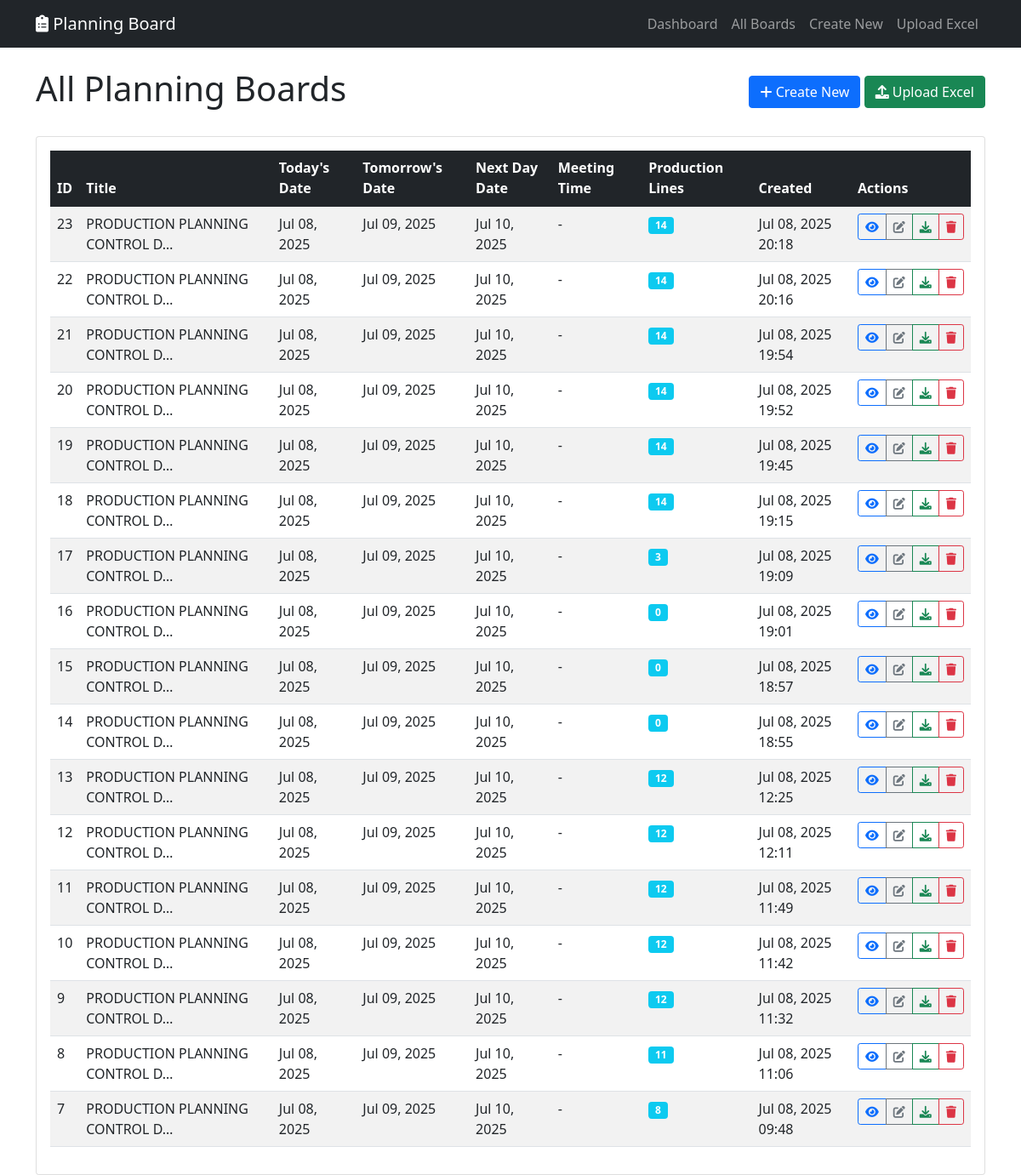
Before: /planning/boards/ (signed in) with the older database file.
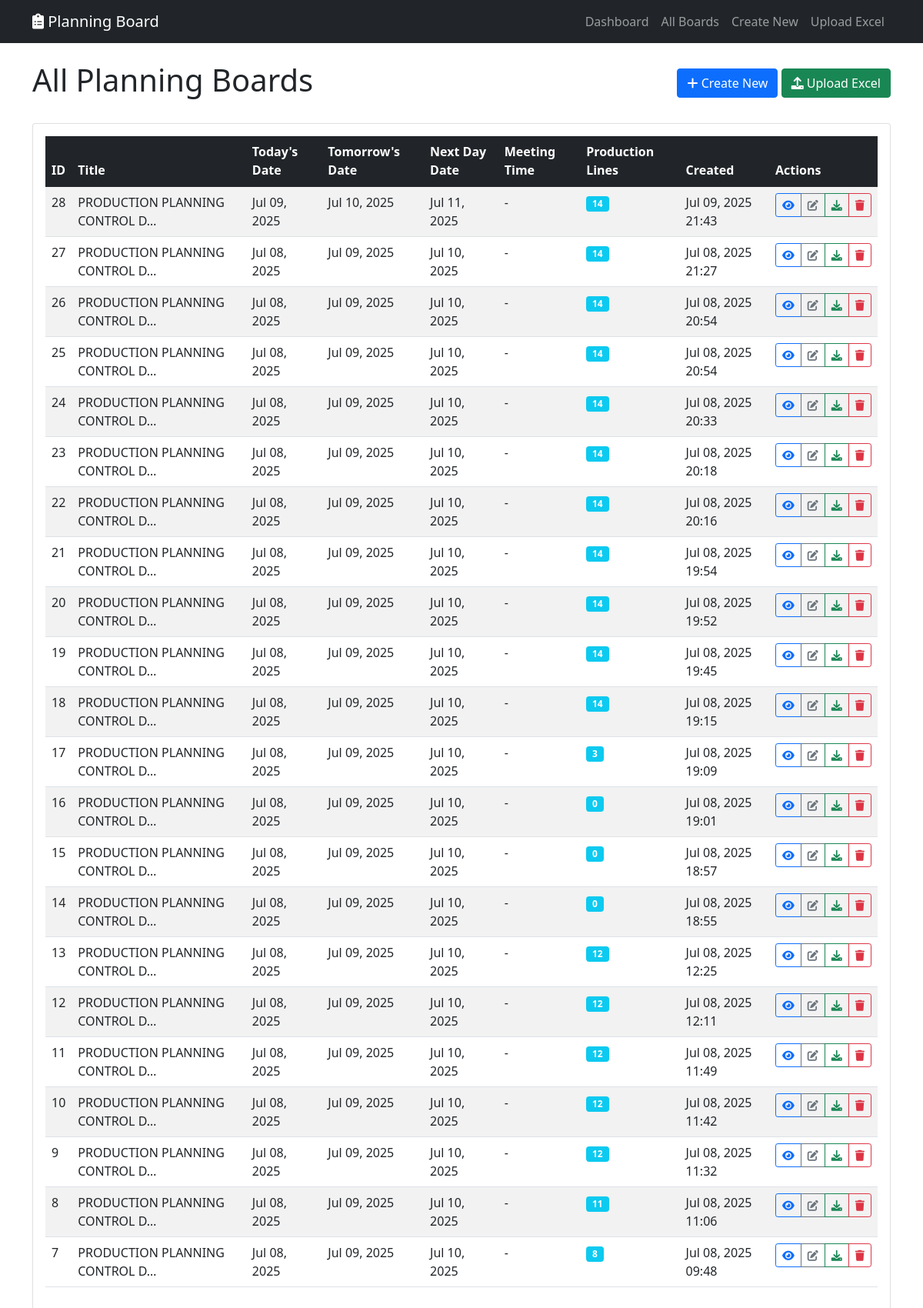
After: the same page with the newer database file.
### planning_board/models.py (models this page shows, shortened)
class PlanningBoard(models.Model):
    title = models.CharField(max_length=200, default="PRODUCTION PLANNING CONTROL DISPLAY BOARD")
    meeting_time = models.TimeField(null=True, blank=True)
    today_date = models.DateField(default=timezone.now)
    tomorrow_date = models.DateField()
    next_day_date = models.DateField()
    created_by = models.ForeignKey(User, on_delete=models.CASCADE)
    created_at = models.DateTimeField(auto_now_add=True)
    updated_at = models.DateTimeField(auto_now=True)
    class Meta:
        ordering = ['-created_at']

### planning_board/views.py (the view)
# urls.py: path('boards/', views.planning_board_list, name='list'),
@login_required
def planning_board_list(request):
    boards = PlanningBoard.objects.filter(created_by=request.user).order_by('-created_at')
    return render(request, 'planning_board/list.html', {'boards': boards})

### planning_board/templates/planning_board/list.html (shortened to what this page needs)
{% extends 'planning_board/base.html' %}
{% block content %}
<div class="d-flex justify-content-between align-items-center mb-4">
    <h1>All Planning Boards</h1>
    <div>
        <a href="{% url 'planning_board:create' %}" class="btn btn-primary">
            <i class="fas fa-plus"></i> Create New
        </a>
        <a href="{% url 'planning_board:excel_upload' %}" class="btn btn-success">
            <i class="fas fa-upload"></i> Upload Excel
        </a>
    </div>
</div>
{% if boards %}
    <div class="card">
        <div class="card-body">
            <div class="table-responsive">
                <table class="table table-striped table-hover">
                    <thead class="table-dark">
                        <tr>
                            <th>ID</th>
                            <th>Title</th>
                            <th>Today's Date</th>
                            <th>Tomorrow's Date</th>
                            <th>Next Day Date</th>
                            <th>Meeting Time</th>
                            <th>Production Lines</th>
                            <th>Created</th>
                            <th>Actions</th>
                        </tr>
                    </thead>
                    <tbody>
                        {% for board in boards %}
                            <tr>
                                <td>{{ board.id }}</td>
                                <td>{{ board.title|truncatechars:30 }}</td>
                                <td>{{ board.today_date|date:"M d, Y" }}</td>
                                <td>{{ board.tomorrow_date|date:"M d, Y" }}</td>
                                <td>{{ board.next_day_date|date:"M d, Y" }}</td>
                                <td>{{ board.meeting_time|default:"-" }}</td>
                                <td>
                                    <span class="badge bg-info">{{ board.production_lines.count }}</span>
                                </td>
                                <td>{{ board.created_at|date:"M d, Y H:i" }}</td>
                                <td>
                                    <div class="btn-group" role="group">
                                        <a href="{% url 'planning_board:detail' board.pk %}"
                                           class="btn btn-sm btn-outline-primary" title="View">
                                            <i class="fas fa-eye"></i>
                                        </a>
                                        <a href="{% url 'planning_board:edit' board.pk %}"
                                           class="btn btn-sm btn-outline-secondary" title="Edit">
                                            <i class="fas fa-edit"></i>
                                        </a>
                                        <a href="{% url 'planning_board:export_excel' board.pk %}"
                                           class="btn btn-sm btn-outline-success" title="Export">
                                            <i class="fas fa-download"></i>
                                        </a>
                                        <a href="{% url 'planning_board:delete' board.pk %}"
                                           class="btn btn-sm btn-outline-danger" title="Delete">
                                            <i class="fas fa-trash"></i>
                                        </a>
                                    </div>
                                </td>
                            </tr>
                        {% endfor %}
                    </tbody>
                </table>
            </div>
        </div>
    </div>
{% endif %}
{% endblock %}

### planning_board/templates/planning_board/base.html (shortened to what this page needs)
<!DOCTYPE html>
<html lang="en">
<head>
    <link href="https://cdn.jsdelivr.net/npm/bootstrap@5.1.3/dist/css/bootstrap.min.css" rel="stylesheet">
    <link href="https://cdnjs.cloudflare.com/ajax/libs/font-awesome/6.0.0/css/all.min.css" rel="stylesheet">
</head>
<body>
    <nav class="navbar navbar-expand-lg navbar-dark bg-dark">
        <div class="container">
            <a class="navbar-brand" href="{% url 'planning_board:dashboard' %}">
                <i class="fas fa-clipboard-list"></i> Planning Board
            </a>
            <div class="navbar-nav ms-auto">
                <a class="nav-link" href="{% url 'planning_board:dashboard' %}">Dashboard</a>
                <a class="nav-link" href="{% url 'planning_board:list' %}">All Boards</a>
                <a class="nav-link" href="{% url 'planning_board:create' %}">Create New</a>
                <a class="nav-link" href="{% url 'planning_board:excel_upload' %}">Upload Excel</a>
            </div>
        </div>
    </nav>
    <main class="container mt-4">
        {% block content %}{% endblock %}
    </main>
</body>
</html>

Changed rows visible on the page:
added PlanningBoard: id "28", title "PRODUCTION PLANNING CONTROL D…", today_date "Jul 09, 2025", tomorrow_date "Jul 10, 2025", next_day_date "Jul 11, 2025", meeting_time "-", production_lines.count "14", created_at "Jul 09, 2025 21:43"
added PlanningBoard: id "27", title "PRODUCTION PLANNING CONTROL D…", today_date "Jul 08, 2025", tomorrow_date "Jul 09, 2025", next_day_date "Jul 10, 2025", meeting_time "-", production_lines.count "14", created_at "Jul 08, 2025 21:27"
added PlanningBoard: id "26", title "PRODUCTION PLANNING CONTROL D…", today_date "Jul 08, 2025", tomorrow_date "Jul 09, 2025", next_day_date "Jul 10, 2025", meeting_time "-", production_lines.count "14", created_at "Jul 08, 2025 20:54"
added PlanningBoard: id "25", title "PRODUCTION PLANNING CONTROL D…", today_date "Jul 08, 2025", tomorrow_date "Jul 09, 2025", next_day_date "Jul 10, 2025", meeting_time "-", production_lines.count "14", created_at "Jul 08, 2025 20:54"
added PlanningBoard: id "24", title "PRODUCTION PLANNING CONTROL D…", today_date "Jul 08, 2025", tomorrow_date "Jul 09, 2025", next_day_date "Jul 10, 2025", meeting_time "-", production_lines.count "14", created_at "Jul 08, 2025 20:33"
